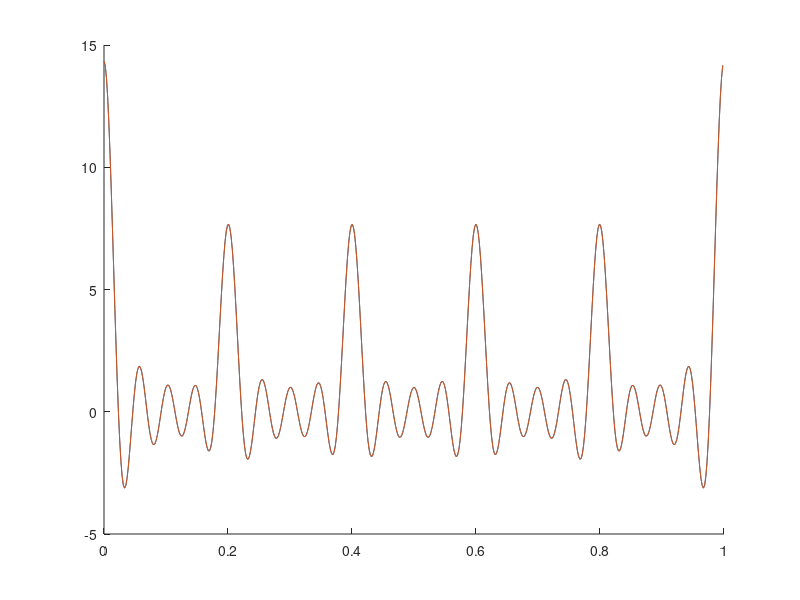

This chart was generated by the following MATLAB code: (Note: this script raises an error after producing the figure.)
% example of FFW algorithm for OT between gaussian measures


% ***** set up problem ******
% ***************************
% create marginals
s = 6;
offset = 0.01;
% 1st
x1 = linspace(0,1,s)';
a1 = offset + exp(-(x1-.3).^2/2/.01^2);
a1 = a1/norm(a1,1);
% 2nd
x2 = linspace(0,1,s)';
a2 = offset + .3*exp(-(x2-.7).^2/2/.005^2) + .6*exp(-(x2-.5).^2/2/.02^2);
a2 = a2/norm(a2,1);

% display
clf, hold on;
area(x1,a1);
area(x2,a2);


% moments of marginals
[n1,n2] = deal(20,20);
nn 	  = [n1,n2];
% 1st marginal
c1 = exp(-2i*pi*(-n1:n1)'*x1(:)') * a1(:);
F1 = exp(-2i*pi*(0:n1)'*x1(:)');
U1 = F1 .* sqrt(a1');
% 2nd marginal
c2 = exp(-2i*pi*(-n2:n2)'*x2(:)') * a2(:);
F2 = exp(-2i*pi*(0:n2)'*x2(:)');
U2 = F2 .* sqrt(a2');
% shift
c1 = ifftshift(c1);
c2 = ifftshift(c2);

% polynomial display
[N1,N2] = deal(512,512);
[t1,t2] = deal( (0:N1-1)'/N1, (0:N2-1)'/N2 );
NN      = [N1,N2];
%
eval1 = @(p) real( exp(-2i*pi*(-n1:n1)'*t1')' * p(:) );
eval2 = @(p) real( exp(-2i*pi*(-n2:n2)'*t2')' * p(:) );

% display
clf, hold on;
plot(t1,eval1(fftshift(c1)));
plot(t2,eval2(fftshift(c2)));


% hyper parameters and scaling constants for ffw
Cl = (norm(eval1(c1),'inf') + norm(eval2(c2),'inf'))/2;
Cr = prod(nn)^2; %??
%
la  = 1e-3*Cl; % "unbalanced" penalization
rho = 1e-2*Cr; % toeplitz penalization


% transport cost (in Fourier domain)
cost = zeros(2*nn+1);
cost(n1:n1+2,n2:n2+2) = [0 0 -1/4; 0 1/2 0; -1/4 0 0];
% shift
cost = ifftshift(cost);



% variable's size and functionals
mm     = nn+1;
[f,f0] = ot1_fobj(mm,cost,c1,c2,la,rho);
[g,gU] = ot1_fgrad(mm,cost,c1,c2,f0,la,rho);

% load problem
problem = struct;
%
problem.name 		= 'OT';
problem.vardim 	= mm;
problem.fobj 		= f;
problem.gscaling 	= 1/f0;
problem.grad 		= g;
problem.grad_pre 	= gU;
problem.hparams 	= [la,rho];
problem.ls 			= ot1_lscoeffs(mm,cost,c1,c2,f0,la,rho);
% ***************
% ***************

% **** load solver options *****
% ******************************
options = struct;
%
options.tol 			= 1e-5;
options.maxiter 		= 35;
options.bfgsProgTol 	= 1e-16;
options.bfgsMaxIter 	= 500;
options.lmoTol 		= 1e-10;
options.lmoMaxIter 	= 1e3;
% ***********************
% ***********************



% **** cvx ground truth ****
% **************************
% periodic cost
C = sin(x1(:)-x2(:)').^2;

% cvx solver
cvx_begin
variable P0(s,s) nonnegative
%
sum(P0,1) == a2.';
sum(P0,2) == a1;
%
minimize( trace(C(:)'*P0(:)) );
cvx_end

% recovery
[I,J] = find(P0 > 1e-7);

% ***********************
% ***********************


% ***** our solver ******
% ***********************
U = FFW(problem,options);

%% prony extraction
options_prony.factorized = 1;
[x,a] = mvprony(U,nn,options_prony);

% display
clf, hold on;
% ground truth
scatter(x1(I),x2(J),'o');
% ffw + prony
scatter(x(:,1),x(:,2),50,'x','linewidth',2);
scatter(x1,zeros(s,1),100,'.');
scatter(zeros(s,1),x2,100,'.');
